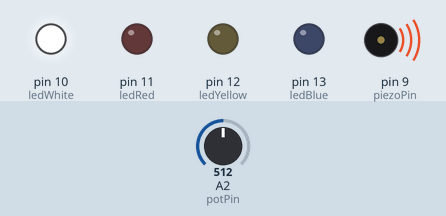
Bench run of a sketch on a simulated Arduino Uno, built with avr-gcc and run on an emulated ATmega328P. On the bench: output pins drawn as LEDs (lit = HIGH), buzzer (waves = sounding). Dashed ring = blinking. Inputs (shaded band) come from the test bench; at power-on: A2 (potPin) = 512. Random numbers use the default seed unless the sketch sets one.

Above: at 1.3 s.
1.4 s: A2 (potPin) set to 501
At 1.9 s:
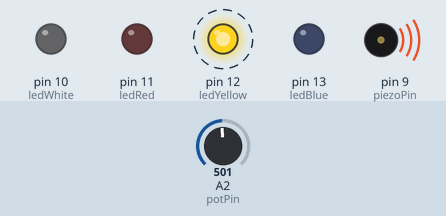
4.5 s: A2 (potPin) set to 477
At 5.26 s:
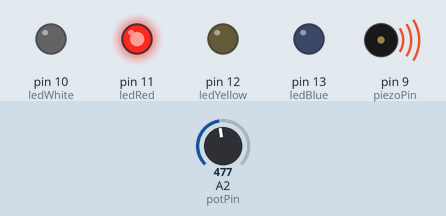
7.6 s: A2 (potPin) set to 0
9.3 s: A2 (potPin) set to 511
At 9.7 s:
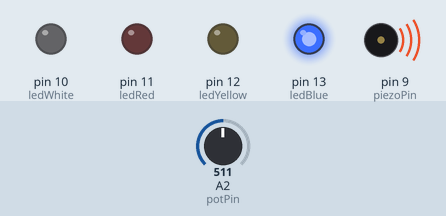
12.4 s: A2 (potPin) set to 306
Timing chart, 0 to 16.5 s (numbered marks = the images above; inputs shaded):
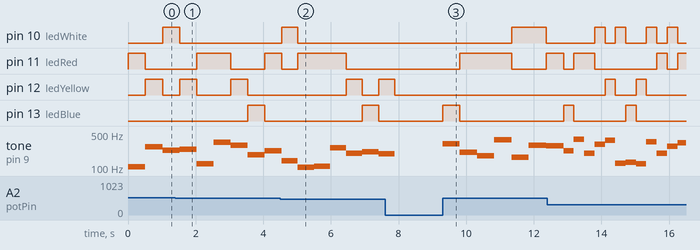

The sketch:

the_annoying_thing.ino
```cpp
int ledWhite = 10;
int ledRed = 11;
int ledYellow = 12;
int ledBlue = 13;

int piezoPin = 9;
int potPin = 2;

int interval = 0;
int frequencyLowerBound = 100;
int frequencyUpperBound = 400;

void setup() {
  pinMode(ledWhite, OUTPUT);
  pinMode(ledRed, OUTPUT);
  pinMode(ledYellow, OUTPUT);
  pinMode(ledBlue, OUTPUT);
}

void loop() {
  interval = analogRead(potPin);

  if (interval > 1) {
    killLeds();
    tone(piezoPin, random(frequencyLowerBound, frequencyUpperBound), interval);
    digitalWrite(random(10,14), HIGH);
    delay(interval);
  } else {
    killLeds();
  }
}

void killLeds()
{
  digitalWrite(ledWhite, LOW);
  digitalWrite(ledRed, LOW);
  digitalWrite(ledYellow, LOW);
  digitalWrite(ledBlue, LOW);
}
```

Measured:
- the behaviour switches between 494 and 493 on A2 (potPin) (found by bisection; images 1 and 2)
- after the input at 9.3 s, pin 10 (ledWhite): LOW → HIGH after 2.0 s, → LOW 1.0 s later; pin 11 (ledRed): LOW → HIGH after 0.51 s, → LOW 1.5 s later, → HIGH 1.0 s later
- by itself, pin 12 (ledYellow): alternates HIGH for 0.31 s and LOW for 0.61 s
- by itself, tone on pin 9 (piezoPin): plays 140 Hz for 0.48 s, 103 Hz for 0.48 s, 109 Hz for 0.48 s, 260 Hz for 0.48 s, 199 Hz for 0.48 s, 216 Hz for 0.48 s … (7 notes in this stretch)
